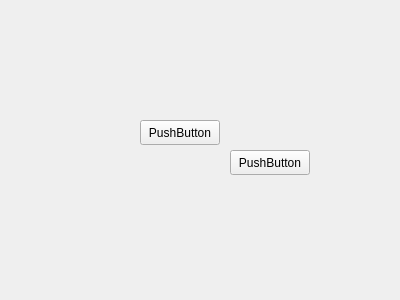
<?xml version="1.0" encoding="UTF-8"?>
<ui version="4.0">
 <class>Form</class>
 <widget class="QWidget" name="Form">
  <property name="geometry">
   <rect>
    <x>0</x>
    <y>0</y>
    <width>400</width>
    <height>300</height>
   </rect>
  </property>
  <property name="windowTitle">
   <string>Form</string>
  </property>
  <widget class="QPushButton" name="pushButton">
   <property name="geometry">
    <rect>
     <x>230</x>
     <y>150</y>
     <width>80</width>
     <height>25</height>
    </rect>
   </property>
   <property name="text">
    <string>PushButton</string>
   </property>
  </widget>
  <widget class="QPushButton" name="pushButton_2">
   <property name="geometry">
    <rect>
     <x>140</x>
     <y>120</y>
     <width>80</width>
     <height>25</height>
    </rect>
   </property>
   <property name="text">
    <string>PushButton</string>
   </property>
  </widget>
 </widget>
 <resources/>
 <connections/>
</ui>
